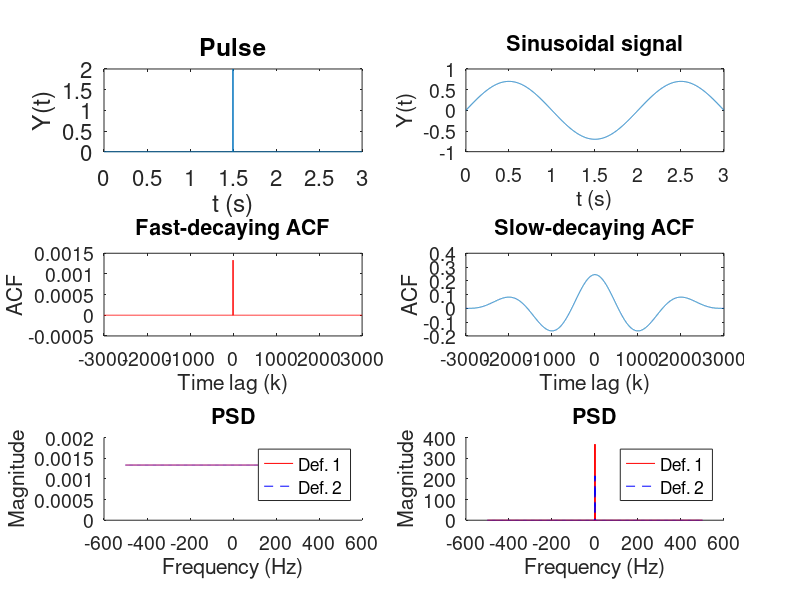

This figure's MATLAB source:
%% --- 1. CLASSICAL AND MODERN SPECTRUM ESTIMATION --- %%



%% 1.1. Properties of Power Spectral Density (PSD) %%
clear all;
close all;
clc;

% Simulations proof of estimate
Fs = 1000; % sampling frequency
T = 1/Fs; % sampling period
L = 3000; % length of signal
t = (0:L-1)*T; % time vector

% Pulse
S1 = zeros(size(t));
S1(1500) = 2;
Rxx1 = xcorr(S1, 'biased');
f1 = -Fs/2:Fs/length(Rxx1):Fs/2 - Fs/length(Rxx1);
P_rxx1 = abs(fftshift(fft(Rxx1)));
% Periodogram estimate
periodogram = (abs(fftshift(fft(S1))).^2)/L;
f2 = -Fs/2:Fs/length(periodogram):Fs/2 - Fs/length(periodogram);

% Sinusoidally varying signal with noise (low f)
S2 = 0.7 * sin(2*pi*0.5*t);
Rxx2 = xcorr(S2, 'biased');
P_rxx2 = abs(fftshift(fft(Rxx2)));
% Periodogram estimate
periodogram2 = (abs(fftshift(fft(S2))).^2)/L;

figure(1); 
subplot(3, 2, 1);
plot(t, S1);set(gca,'fontsize', 16); xlabel('t (s)'); ylabel('Y(t)'); title('Pulse');
subplot(3, 2, 3);
plot([-L+1:L-1], Rxx1, 'r');
set(gca,'fontsize', 14); xlabel('Time lag (k)'); ylabel('ACF'); title('Fast-decaying ACF')
subplot(3, 2, 5); hold on;
plot(f1, P_rxx1, 'r'); plot(f2, periodogram, '--b');
set(gca,'fontsize', 14); xlabel('Frequency (Hz)'); ylabel('Magnitude'); title('PSD');
legend('Def. 1', 'Def. 2'); ylim([0 0.002]); hold off;
%%%%%%
subplot(3, 2, 2);
plot(t,S2); set(gca,'fontsize', 14); xlabel('t (s)'); ylabel('Y(t)'); title('Sinusoidal signal');
subplot(3, 2, 4);
plot([-L+1:L-1], Rxx2);
set(gca,'fontsize', 14); 
xlabel('Time lag (k)'); ylabel('ACF'); title('Slow-decaying ACF');
subplot(3, 2, 6); hold on;
plot(f1, P_rxx2, 'r');
plot(f2, periodogram2, '--b');
set(gca,'fontsize', 14); 
xlabel('Frequency (Hz)'); ylabel('Magnitude'); title('PSD')
legend('Def. 1', 'Def. 2');
hold off;


